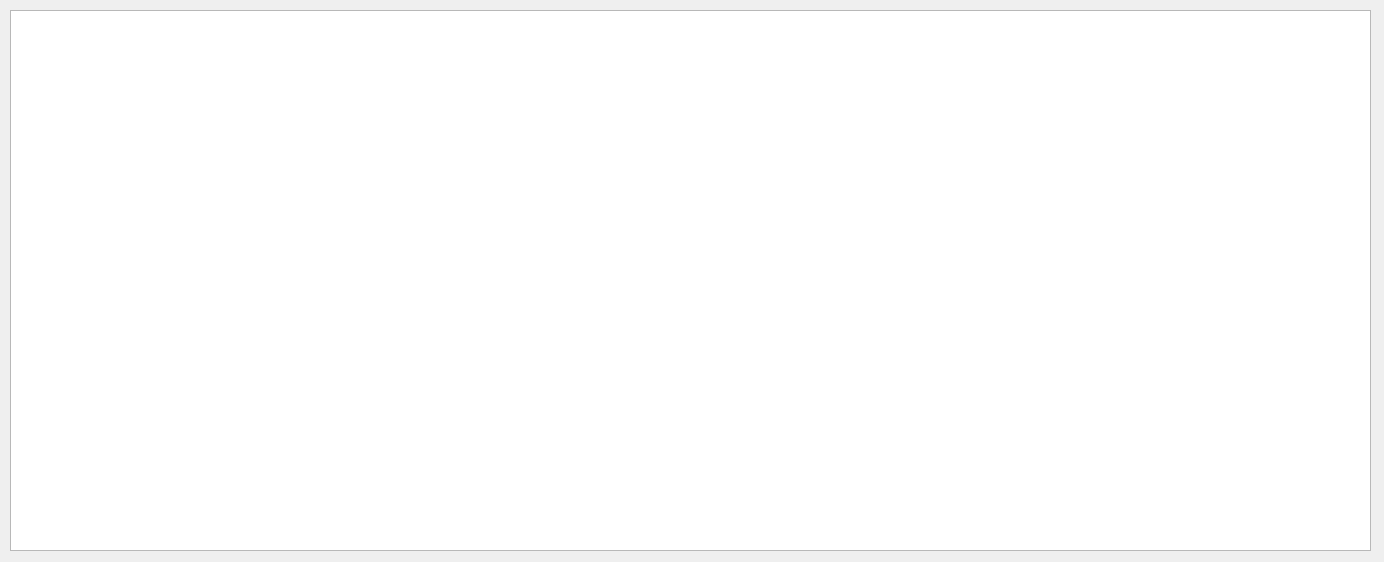
<?xml version="1.0" encoding="UTF-8"?>
<ui version="4.0">
 <class>Form</class>
 <widget class="QWidget" name="Form">
  <property name="geometry">
   <rect>
    <x>0</x>
    <y>0</y>
    <width>1384</width>
    <height>562</height>
   </rect>
  </property>
  <property name="windowTitle">
   <string>코드 리뷰 항목 - 상세 내용</string>
  </property>
  <property name="windowIcon">
   <iconset>
    <normaloff>hw_main_form.png</normaloff>hw_main_form.png</iconset>
  </property>
  <widget class="QTableWidget" name="tableWidget_detail">
   <property name="enabled">
    <bool>true</bool>
   </property>
   <property name="geometry">
    <rect>
     <x>10</x>
     <y>10</y>
     <width>1361</width>
     <height>541</height>
    </rect>
   </property>
   <property name="frameShape">
    <enum>QFrame::StyledPanel</enum>
   </property>
   <property name="frameShadow">
    <enum>QFrame::Sunken</enum>
   </property>
   <property name="verticalScrollBarPolicy">
    <enum>Qt::ScrollBarAsNeeded</enum>
   </property>
   <property name="horizontalScrollBarPolicy">
    <enum>Qt::ScrollBarAsNeeded</enum>
   </property>
   <property name="sizeAdjustPolicy">
    <enum>QAbstractScrollArea::AdjustIgnored</enum>
   </property>
   <property name="autoScroll">
    <bool>true</bool>
   </property>
   <property name="editTriggers">
    <set>QAbstractItemView::NoEditTriggers</set>
   </property>
   <property name="dragDropMode">
    <enum>QAbstractItemView::NoDragDrop</enum>
   </property>
   <property name="selectionMode">
    <enum>QAbstractItemView::SingleSelection</enum>
   </property>
   <property name="gridStyle">
    <enum>Qt::SolidLine</enum>
   </property>
   <property name="sortingEnabled">
    <bool>false</bool>
   </property>
   <attribute name="verticalHeaderVisible">
    <bool>false</bool>
   </attribute>
   <attribute name="verticalHeaderStretchLastSection">
    <bool>false</bool>
   </attribute>
  </widget>
 </widget>
 <resources/>
 <connections/>
</ui>
